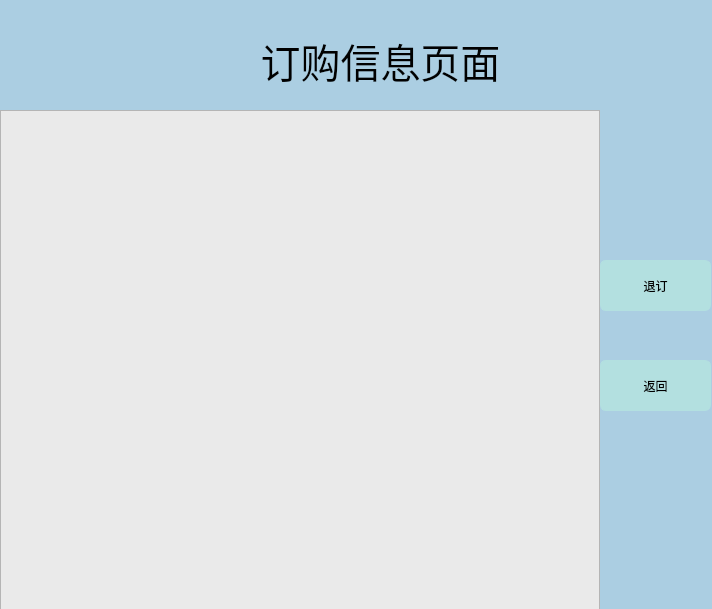
<?xml version="1.0" encoding="UTF-8"?>
<ui version="4.0">
 <class>OrderPage</class>
 <widget class="QWidget" name="OrderPage">
  <property name="geometry">
   <rect>
    <x>0</x>
    <y>0</y>
    <width>712</width>
    <height>609</height>
   </rect>
  </property>
  <property name="windowTitle">
   <string>订购信息</string>
  </property>
  <property name="windowIcon">
   <iconset resource="resource.qrc">
    <normaloff>:/Qt-picture/MB.jpg</normaloff>:/Qt-picture/MB.jpg</iconset>
  </property>
  <property name="styleSheet">
   <string notr="true">background-color: rgb(171, 206, 226);</string>
  </property>
  <widget class="QLabel" name="label">
   <property name="geometry">
    <rect>
     <x>250</x>
     <y>30</y>
     <width>261</width>
     <height>61</height>
    </rect>
   </property>
   <property name="font">
    <font>
     <family>华文楷体</family>
     <pointsize>30</pointsize>
     <italic>false</italic>
     <bold>false</bold>
    </font>
   </property>
   <property name="styleSheet">
    <string notr="true">font: 30pt &quot;华文楷体&quot;;</string>
   </property>
   <property name="text">
    <string>订购信息页面</string>
   </property>
   <property name="alignment">
    <set>Qt::AlignmentFlag::AlignCenter</set>
   </property>
  </widget>
  <widget class="QTableWidget" name="tableWidget">
   <property name="geometry">
    <rect>
     <x>0</x>
     <y>110</y>
     <width>600</width>
     <height>500</height>
    </rect>
   </property>
   <property name="styleSheet">
    <string notr="true">background-color: rgb(234, 234, 234);</string>
   </property>
   <attribute name="verticalHeaderVisible">
    <bool>false</bool>
   </attribute>
  </widget>
  <widget class="QPushButton" name="backTicket">
   <property name="geometry">
    <rect>
     <x>600</x>
     <y>260</y>
     <width>111</width>
     <height>51</height>
    </rect>
   </property>
   <property name="styleSheet">
    <string notr="true">QPushButton{  background-color:#B3E0E0; border:1px solid #B3E0E0;border-radius:6;font: 20pt &quot;华文楷体&quot;; }
QPushButton:hover{  border:2px solid #E9FF27;}</string>
   </property>
   <property name="text">
    <string>退订</string>
   </property>
  </widget>
  <widget class="QPushButton" name="toUserPage">
   <property name="geometry">
    <rect>
     <x>600</x>
     <y>360</y>
     <width>111</width>
     <height>51</height>
    </rect>
   </property>
   <property name="styleSheet">
    <string notr="true">QPushButton{  background-color:#B3E0E0; border:1px solid #B3E0E0;border-radius:6;font: 20pt &quot;华文楷体&quot;; }
QPushButton:hover{  border:2px solid #E9FF27;}</string>
   </property>
   <property name="text">
    <string>返回</string>
   </property>
  </widget>
 </widget>
 <resources>
  <include location="resource.qrc"/>
 </resources>
 <connections/>
</ui>
